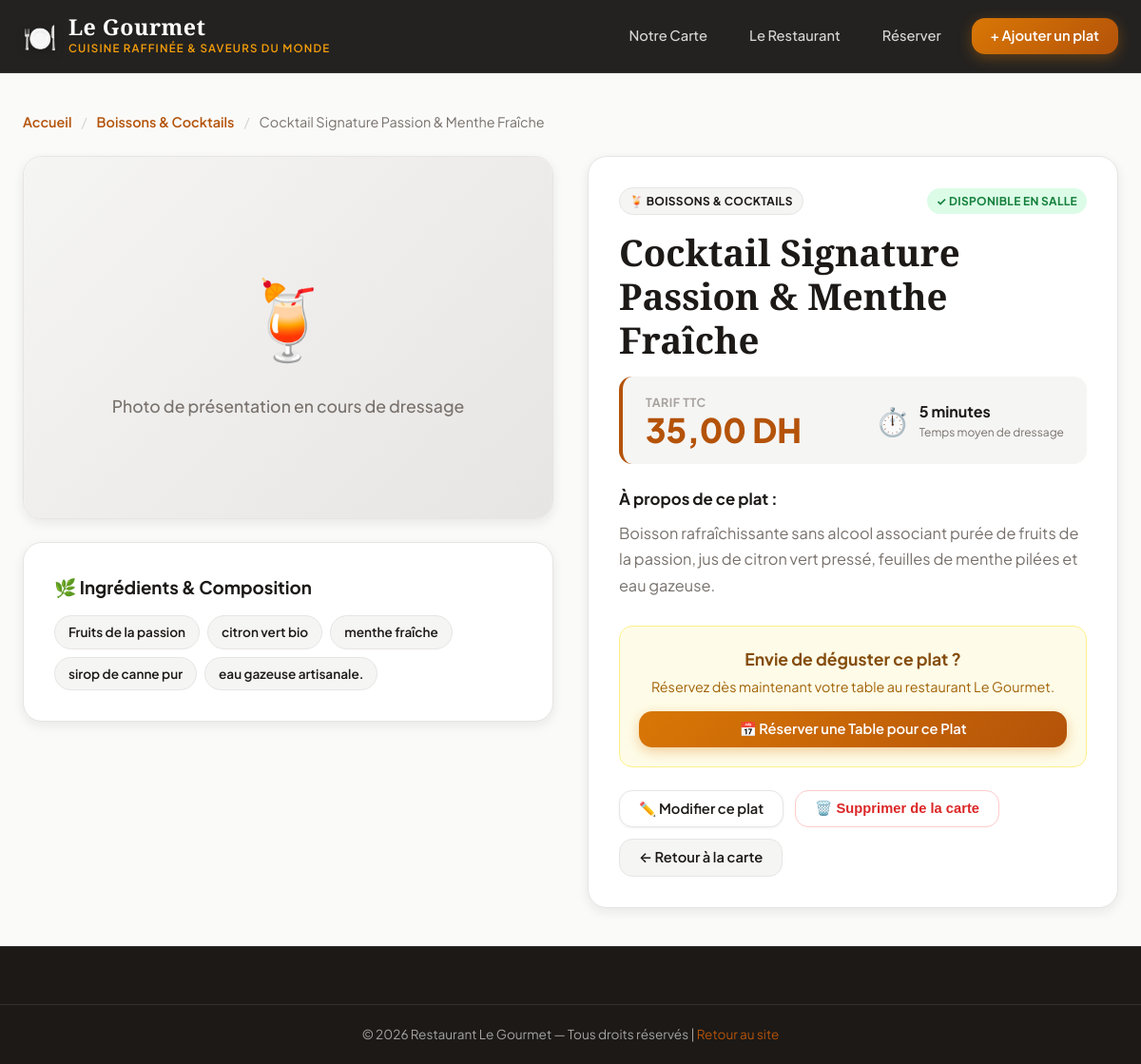
/Gestion-Restaurant/plat.php?id=8, run on the app's committed database.
### tables this page shows
CREATE TABLE plat (
    id_plat INT AUTO_INCREMENT PRIMARY KEY,
    nom VARCHAR(150) NOT NULL,
    description TEXT,
    ingredients TEXT,
    prix DECIMAL(10,2) NOT NULL,
    temps_prep INT DEFAULT 15,
    image VARCHAR(255) NULL,
    statut ENUM('disponible', 'plat_du_jour', 'epuise') DEFAULT 'disponible',
    id_utilisateur INT NOT NULL,
    id_categorie INT NOT NULL,
    date_creation DATETIME DEFAULT CURRENT_TIMESTAMP,
    FOREIGN KEY (id_utilisateur) REFERENCES utilisateur(id_utilisateur) ON DELETE RESTRICT,
    FOREIGN KEY (id_categorie) REFERENCES categorie_plat(id_categorie) ON DELETE CASCADE
);

CREATE TABLE categorie_plat (
    id_categorie INT AUTO_INCREMENT PRIMARY KEY,
    nom_categorie VARCHAR(100) NOT NULL,
    icone VARCHAR(50) DEFAULT '🍽️',
    description VARCHAR(255) NULL
);

### Gestion-Restaurant/plat.php (the view, shortened to what this page needs)
<?php
require_once "connexion.php";
$id = isset($_GET["id"]) ? (int)$_GET["id"] : 0;
$stmt = $pdo->prepare("
    SELECT p.*,
           c.nom_categorie,
           c.icone AS categorie_icone,
           u.nom AS nom_createur
    FROM plat p
    LEFT JOIN categorie_plat c ON p.id_categorie = c.id_categorie
    LEFT JOIN utilisateur u ON p.id_utilisateur = u.id_utilisateur
    WHERE p.id_plat = ?
");
$stmt->execute([$id]);
$plat = $stmt->fetch();
$defaultIcons = [
    'Entrées'                   => '🥗',
    'Plats Principaux'          => '🥩',
    'Poissons & Fruits de Mer'  => '🐟',
    'Pâtes & Spécialités'       => '🍝',
    'Desserts'                  => '🍰',
    'Boissons & Cocktails'      => '🍹',
];
$catIcon = !empty($plat['categorie_icone']) ? $plat['categorie_icone'] : ($defaultIcons[$plat['nom_categorie']] ?? '🍽️');
?>
<!DOCTYPE html>
<html lang="fr">
<head>
    <link rel="stylesheet" href="style.css">
</head>
<body>
<header class="header">
    <div class="header-inner">
        <a href="index.php" class="logo">
            <span class="logo-icon">🍽️</span>
            <div>
                <span class="logo-title">Le Gourmet</span>
                <span class="logo-sub">Cuisine Raffinée & Saveurs du Monde</span>
            </div>
        </a>
        <nav class="nav">
            <a href="index.php#carte" class="nav-link">Notre Carte</a>
            <a href="index.php#apropos" class="nav-link">Le Restaurant</a>
            <a href="index.php#reservation" class="nav-link">Réserver</a>
            <a href="ajouter.php" class="btn btn-primary">+ Ajouter un plat</a>
        </nav>
    </div>
</header>
<main class="detail-container">
    <nav class="breadcrumb">
        <a href="index.php">Accueil</a>
        <span class="breadcrumb-separator">/</span>
        <a href="index.php?categorie=<?= $plat['id_categorie'] ?>#carte"><?= htmlspecialchars($plat['nom_categorie']) ?></a>
        <span class="breadcrumb-separator">/</span>
        <span><?= htmlspecialchars($plat['nom']) ?></span>
    </nav>
    <div class="detail-grid">
        <div class="detail-media">
            <div class="detail-image-box">
                <?php if (!empty($plat['image']) && file_exists($plat['image'])): ?>
                    <img src="<?= htmlspecialchars($plat['image']) ?>" alt="<?= htmlspecialchars($plat['nom']) ?>" class="detail-image">
                    <a href="<?= htmlspecialchars($plat['image']) ?>" target="_blank" class="detail-image-zoom-btn">
                        🔍 Voir la photo en grand format
                    </a>
                <?php else: ?>
                    <div class="detail-image-placeholder">
                        <span style="font-size: 5rem;"><?= $catIcon ?></span>
                        <p style="margin-top:16px; color:var(--text-muted); font-size: 1.1rem; font-weight: 500;">
                            Photo de présentation en cours de dressage
                        </p>
                    </div>
                <?php endif; ?>
            </div>
            <div class="detail-card" style="margin-top: 24px;">
                <h3 class="detail-card-title">🌿 Ingrédients & Composition</h3>
                <?php if (!empty($plat['ingredients'])): ?>
                    <div class="ingredients-tags">
                        <?php
                        $items = explode(',', $plat['ingredients']);
                        foreach ($items as $item):
                            $trimmed = trim($item);
                            if (!empty($trimmed)):
                        ?>
                            <span class="ingredient-pill"><?= htmlspecialchars($trimmed) ?></span>
                        <?php
                            endif;
                        endforeach;
                        ?>
                    </div>
                <?php else: ?>
                    <p style="color:var(--text-muted); font-style:italic;">Les ingrédients spécifiques ne sont pas précisés pour ce plat.</p>
                <?php endif; ?>
            </div>
        </div>
        <div class="detail-info">
            <div class="detail-card">
                <div class="card-meta-top" style="margin-bottom: 16px;">
                    <span class="badge badge-category">
                        <?= $catIcon ?> <?= htmlspecialchars($plat['nom_categorie']) ?>
                    </span>
                    <?php if ($plat['statut'] === 'plat_du_jour'): ?>
                        <span class="badge badge-special">⭐ Spécialité / Plat du jour</span>
                    <?php elseif ($plat['statut'] === 'disponible'): ?>
                        <span class="badge badge-available">✓ Disponible en salle</span>
                    <?php else: ?>
                        <span class="badge badge-out">✕ Temporairement Épuisé</span>
                    <?php endif; ?>
                </div>
                <h1 class="detail-title"><?= htmlspecialchars($plat['nom']) ?></h1>
                <div class="detail-price-box">
                    <div>
                        <span class="detail-price-label">Tarif TTC</span>
                        <div class="detail-price-amount"><?= number_format($plat['prix'], 2, ',', ' ') ?> DH</div>
                    </div>
                    <?php if (!empty($plat['temps_prep'])): ?>
                    <div class="detail-prep-badge">
                        <span>⏱️</span>
                        <div>
                            <strong><?= (int)$plat['temps_prep'] ?> minutes</strong>
                            <small style="display:block; color:var(--text-muted); font-size:0.75rem;">Temps moyen de dressage</small>
                        </div>
                    </div>
                    <?php endif; ?>
                </div>
                <div class="detail-description-box">
                    <h3 style="font-size: 1.05rem; margin-bottom: 8px; color: var(--primary);">À propos de ce plat :</h3>
                    <p class="detail-description-text">
                        <?= !empty($plat['description']) ? nl2br(htmlspecialchars($plat['description'])) : 'Préparé avec soin par notre brigade à partir d\'ingrédients rigoureusement sélectionnés.' ?>
                    </p>
                </div>
                <div class="detail-cta-box">
                    <div class="cta-text">
                        <strong>Envie de déguster ce plat ?</strong>
                        <p>Réservez dès maintenant votre table au restaurant Le Gourmet.</p>
                    </div>
                    <a href="index.php#reservation" class="btn btn-primary btn-block">
                        📅 Réserver une Table pour ce Plat
                    </a>
                </div>
                <div class="detail-admin-actions">
                    <a href="modifier.php?id=<?= $plat['id_plat'] ?>" class="btn btn-secondary">
                        ✏️ Modifier ce plat
                    </a>
                    <button type="button" class="btn btn-outline-danger" onclick="confirmDelete(<?= $plat['id_plat'] ?>)">
                        🗑️ Supprimer de la carte
                    </button>
                    <a href="index.php#carte" class="btn btn-neutral">
                        ← Retour à la carte
                    </a>
                </div>
            </div>
        </div>
    </div>
</main>
<footer class="footer">
    <div class="footer-bottom">
        <p>© 2026 Restaurant Le Gourmet — Tous droits réservés | <a href="index.php" style="color:var(--accent);">Retour au site</a></p>
    </div>
</footer>
</body>
</html>

### data on the page
plat: id_categorie.nom_categorie "Boissons & Cocktails", nom "Cocktail Signature Passion & Menthe Fraîche", id_categorie.icone "🍹", ingredients "Fruits de la passion", ingredients "citron vert bio", ingredients "menthe fraîche", ingredients "sirop de canne pur", ingredients "eau gazeuse artisanale.", id_categorie.nom_categorie "BOISSONS & COCKTAILS", prix "35,00", temps_prep "5", description "Boisson rafraîchissante sans alcool associant purée de fruits de la passion, jus de citron vert pressé, feuilles de menthe pilées et eau gazeuse."
